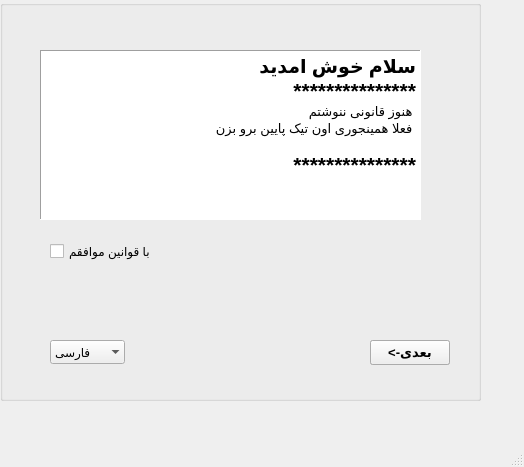
<?xml version="1.0" encoding="UTF-8"?>
<ui version="4.0">
 <class>MainWindow</class>
 <widget class="QMainWindow" name="MainWindow">
  <property name="geometry">
   <rect>
    <x>0</x>
    <y>0</y>
    <width>524</width>
    <height>467</height>
   </rect>
  </property>
  <property name="windowTitle">
   <string>MainWindow</string>
  </property>
  <widget class="QWidget" name="centralwidget">
   <widget class="QGroupBox" name="farsiGroup">
    <property name="geometry">
     <rect>
      <x>0</x>
      <y>0</y>
      <width>481</width>
      <height>401</height>
     </rect>
    </property>
    <property name="title">
     <string/>
    </property>
    <property name="flat">
     <bool>true</bool>
    </property>
    <widget class="QCheckBox" name="rollsCheck">
     <property name="geometry">
      <rect>
       <x>50</x>
       <y>240</y>
       <width>131</width>
       <height>22</height>
      </rect>
     </property>
     <property name="text">
      <string>با قوانین موافقم</string>
     </property>
    </widget>
    <widget class="QPushButton" name="nextBtnEn">
     <property name="geometry">
      <rect>
       <x>370</x>
       <y>340</y>
       <width>80</width>
       <height>25</height>
      </rect>
     </property>
     <property name="font">
      <font>
       <weight>75</weight>
       <bold>true</bold>
      </font>
     </property>
     <property name="text">
      <string>NEXT-&gt;</string>
     </property>
    </widget>
    <widget class="QTextBrowser" name="Englishtext">
     <property name="geometry">
      <rect>
       <x>40</x>
       <y>50</y>
       <width>381</width>
       <height>170</height>
      </rect>
     </property>
     <property name="html">
      <string>&lt;!DOCTYPE HTML PUBLIC &quot;-//W3C//DTD HTML 4.0//EN&quot; &quot;http://www.w3.org/TR/REC-html40/strict.dtd&quot;&gt;
&lt;html&gt;&lt;head&gt;&lt;meta name=&quot;qrichtext&quot; content=&quot;1&quot; /&gt;&lt;style type=&quot;text/css&quot;&gt;
p, li { white-space: pre-wrap; }
&lt;/style&gt;&lt;/head&gt;&lt;body style=&quot; font-family:'MS Shell Dlg 2'; font-size:7.8pt; font-weight:400; font-style:normal;&quot;&gt;
&lt;p style=&quot; margin-top:0px; margin-bottom:0px; margin-left:0px; margin-right:0px; -qt-block-indent:0; text-indent:0px;&quot;&gt;&lt;span style=&quot; font-size:14pt; font-weight:600;&quot;&gt;Welcome!&lt;/span&gt;&lt;/p&gt;
&lt;p style=&quot;-qt-paragraph-type:empty; margin-top:0px; margin-bottom:0px; margin-left:0px; margin-right:0px; -qt-block-indent:0; text-indent:0px; font-size:14pt; font-weight:600;&quot;&gt;&lt;br /&gt;&lt;/p&gt;
&lt;p style=&quot; margin-top:0px; margin-bottom:0px; margin-left:0px; margin-right:0px; -qt-block-indent:0; text-indent:0px;&quot;&gt;&lt;span style=&quot; font-size:14pt; font-weight:600;&quot;&gt;***************&lt;/span&gt;&lt;/p&gt;
&lt;p style=&quot; margin-top:0px; margin-bottom:0px; margin-left:0px; margin-right:0px; -qt-block-indent:0; text-indent:0px;&quot;&gt;&lt;a name=&quot;tw-target-text&quot;&gt;&lt;/a&gt;&lt;span style=&quot; font-family:'inherit'; font-size:11pt; color:#000000;&quot;&gt;I&lt;/span&gt;&lt;span style=&quot; font-family:'inherit'; font-size:11pt; color:#000000;&quot;&gt; have not written a law yet.&lt;/span&gt;&lt;/p&gt;
&lt;p style=&quot;-qt-paragraph-type:empty; margin-top:0px; margin-bottom:0px; margin-left:0px; margin-right:0px; -qt-block-indent:0; text-indent:0px; font-family:'inherit'; font-size:11pt; color:#dbd8d3;&quot;&gt;&lt;br /&gt;&lt;/p&gt;
&lt;p style=&quot; margin-top:0px; margin-bottom:0px; margin-left:0px; margin-right:0px; -qt-block-indent:0; text-indent:0px;&quot;&gt;&lt;span style=&quot; font-family:'inherit'; font-size:14pt; color:#000000;&quot;&gt;******************&lt;/span&gt;&lt;/p&gt;&lt;/body&gt;&lt;/html&gt;</string>
     </property>
    </widget>
    <widget class="QTextBrowser" name="rolls">
     <property name="geometry">
      <rect>
       <x>40</x>
       <y>50</y>
       <width>381</width>
       <height>170</height>
      </rect>
     </property>
     <property name="autoFillBackground">
      <bool>true</bool>
     </property>
     <property name="frameShape">
      <enum>QFrame::Panel</enum>
     </property>
     <property name="html">
      <string>&lt;!DOCTYPE HTML PUBLIC &quot;-//W3C//DTD HTML 4.0//EN&quot; &quot;http://www.w3.org/TR/REC-html40/strict.dtd&quot;&gt;
&lt;html&gt;&lt;head&gt;&lt;meta name=&quot;qrichtext&quot; content=&quot;1&quot; /&gt;&lt;style type=&quot;text/css&quot;&gt;
p, li { white-space: pre-wrap; }
&lt;/style&gt;&lt;/head&gt;&lt;body style=&quot; font-family:'MS Shell Dlg 2'; font-size:7.8pt; font-weight:400; font-style:normal;&quot;&gt;
&lt;p align=&quot;right&quot; style=&quot; margin-top:0px; margin-bottom:0px; margin-left:0px; margin-right:0px; -qt-block-indent:0; text-indent:0px;&quot;&gt;&lt;span style=&quot; font-size:14pt; font-weight:600;&quot;&gt;سلام خوش امدید&lt;/span&gt;&lt;/p&gt;
&lt;p align=&quot;right&quot; style=&quot; margin-top:0px; margin-bottom:0px; margin-left:0px; margin-right:0px; -qt-block-indent:0; text-indent:0px;&quot;&gt;&lt;span style=&quot; font-size:16pt; font-weight:600;&quot;&gt;***************&lt;/span&gt;&lt;/p&gt;
&lt;p align=&quot;right&quot; style=&quot; margin-top:0px; margin-bottom:0px; margin-left:0px; margin-right:0px; -qt-block-indent:0; text-indent:0px;&quot;&gt;&lt;span style=&quot; font-size:10pt;&quot;&gt;هنوز قانونی ننوشتم &lt;/span&gt;&lt;/p&gt;
&lt;p align=&quot;right&quot; style=&quot; margin-top:0px; margin-bottom:0px; margin-left:0px; margin-right:0px; -qt-block-indent:0; text-indent:0px;&quot;&gt;&lt;span style=&quot; font-size:10pt;&quot;&gt;فعلا همینجوری اون تیک پایین برو بزن &lt;/span&gt;&lt;/p&gt;
&lt;p align=&quot;right&quot; style=&quot;-qt-paragraph-type:empty; margin-top:0px; margin-bottom:0px; margin-left:0px; margin-right:0px; -qt-block-indent:0; text-indent:0px; font-size:10pt;&quot;&gt;&lt;br /&gt;&lt;/p&gt;
&lt;p align=&quot;right&quot; style=&quot; margin-top:0px; margin-bottom:0px; margin-left:0px; margin-right:0px; -qt-block-indent:0; text-indent:0px;&quot;&gt;&lt;span style=&quot; font-size:16pt; font-weight:600;&quot;&gt;***************&lt;/span&gt;&lt;/p&gt;&lt;/body&gt;&lt;/html&gt;</string>
     </property>
     <property name="overwriteMode">
      <bool>true</bool>
     </property>
    </widget>
    <widget class="QComboBox" name="changeLanguge">
     <property name="geometry">
      <rect>
       <x>50</x>
       <y>340</y>
       <width>75</width>
       <height>24</height>
      </rect>
     </property>
     <property name="frame">
      <bool>false</bool>
     </property>
     <item>
      <property name="text">
       <string>فارسی</string>
      </property>
     </item>
     <item>
      <property name="text">
       <string>English</string>
      </property>
     </item>
    </widget>
    <widget class="QPushButton" name="nextBtn">
     <property name="geometry">
      <rect>
       <x>370</x>
       <y>340</y>
       <width>80</width>
       <height>25</height>
      </rect>
     </property>
     <property name="font">
      <font>
       <pointsize>10</pointsize>
       <weight>75</weight>
       <bold>true</bold>
      </font>
     </property>
     <property name="toolTip">
      <string>&lt;html&gt;&lt;head/&gt;&lt;body&gt;&lt;p align=&quot;right&quot;&gt;&lt;span style=&quot; font-size:8pt;&quot;&gt;اول اون تیک بی صاحب رو بزن&lt;/span&gt;&lt;/p&gt;&lt;/body&gt;&lt;/html&gt;</string>
     </property>
     <property name="text">
      <string>&lt;-بعدی</string>
     </property>
    </widget>
   </widget>
  </widget>
  <widget class="QMenuBar" name="menubar">
   <property name="geometry">
    <rect>
     <x>0</x>
     <y>0</y>
     <width>524</width>
     <height>25</height>
    </rect>
   </property>
  </widget>
  <widget class="QStatusBar" name="statusbar"/>
  <action name="actionsave">
   <property name="text">
    <string>save</string>
   </property>
  </action>
 </widget>
 <resources/>
 <connections/>
</ui>
